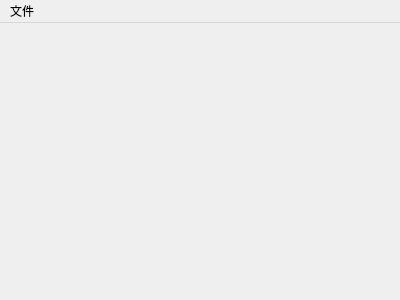
<?xml version="1.0" encoding="UTF-8"?>
<ui version="4.0">
 <class>MainWindow</class>
 <widget class="QMainWindow" name="MainWindow">
  <property name="geometry">
   <rect>
    <x>0</x>
    <y>0</y>
    <width>400</width>
    <height>300</height>
   </rect>
  </property>
  <property name="windowTitle">
   <string>MainWindow</string>
  </property>
  <widget class="QWidget" name="centralWidget"/>
  <widget class="QMenuBar" name="menuBar">
   <property name="geometry">
    <rect>
     <x>0</x>
     <y>0</y>
     <width>400</width>
     <height>23</height>
    </rect>
   </property>
   <widget class="QMenu" name="menu">
    <property name="title">
     <string>文件</string>
    </property>
    <addaction name="actionNew"/>
   </widget>
   <addaction name="menu"/>
  </widget>
  <action name="actionNew">
   <property name="text">
    <string>新建</string>
   </property>
  </action>
 </widget>
 <layoutdefault spacing="6" margin="11"/>
 <resources/>
 <connections/>
</ui>
